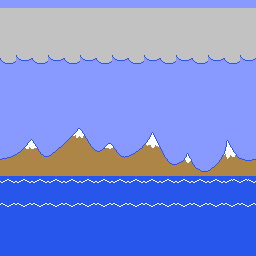

Tiled map render using the project's own tile images. Description and the whole map definition, tile-layer contents included, below:
An orthogonal 32x32 tile map with 8x8 px tiles, 1 tile layer (Tile Layer 1).

<map version="1.0" orientation="orthogonal" renderorder="right-down" width="32" height="32" tilewidth="8" tileheight="8" nextobjectid="1">
 <tileset firstgid="1" name="level1" tilewidth="8" tileheight="8" tilecount="1024" columns="32">
  <image source="level1.bmp" width="256" height="256" />
 </tileset>
 <layer name="Tile Layer 1" width="32" height="32">
  <data encoding="csv">
1024,1024,1024,1024,1024,1024,1024,1024,1024,1024,1024,1024,1024,1024,1024,1024,1024,1024,1024,1024,1024,1024,1024,1024,1024,1024,1024,1024,1024,1024,1024,1024,
653,654,653,654,653,654,653,654,653,654,653,654,653,654,653,654,653,654,653,654,653,654,653,654,653,654,653,654,653,654,653,654,
653,654,653,654,653,654,653,654,653,654,653,654,653,654,653,654,653,654,653,654,653,654,653,654,653,654,653,654,653,654,653,654,
653,654,653,654,653,654,653,654,653,654,653,654,653,654,653,654,653,654,653,654,653,654,653,654,653,654,653,654,653,654,653,654,
653,654,653,654,653,654,653,654,653,654,653,654,653,654,653,654,653,654,653,654,653,654,653,654,653,654,653,654,653,654,653,654,
654,654,653,654,653,654,653,654,653,654,653,654,653,654,653,654,653,654,653,654,653,654,653,654,653,654,653,654,653,654,653,654,
653,654,657,658,653,654,657,658,653,654,657,658,653,654,657,658,653,654,657,658,653,654,657,658,653,654,657,658,653,654,657,658,
685,686,689,690,685,686,689,690,685,686,689,690,685,686,689,690,685,686,689,690,685,686,689,690,685,686,689,690,685,686,689,690,
1024,1024,1024,1024,1024,1024,1024,1024,1024,1024,1024,1024,1024,1024,1024,1024,1024,1024,1024,1024,1024,1024,1024,1024,1024,1024,1024,1024,1024,1024,1024,1024,
1024,1024,1024,1024,1024,1024,1024,1024,1024,1024,1024,1024,1024,1024,1024,1024,1024,1024,1024,1024,1024,1024,1024,1024,1024,1024,1024,1024,1024,1024,1024,1024,
1024,1024,1024,1024,1024,1024,1024,1024,1024,1024,1024,1024,1024,1024,1024,1024,1024,1024,1024,1024,1024,1024,1024,1024,1024,1024,1024,1024,1024,1024,1024,1024,
1024,1024,1024,1024,1024,1024,1024,1024,1024,1024,1024,1024,1024,1024,1024,1024,1024,1024,1024,1024,1024,1024,1024,1024,1024,1024,1024,1024,1024,1024,1024,1024,
1024,1024,1024,1024,1024,1024,1024,1024,1024,1024,1024,1024,1024,1024,1024,1024,1024,1024,1024,1024,1024,1024,1024,1024,1024,1024,1024,1024,1024,1024,1024,1024,
1024,1024,1024,1024,1024,1024,1024,1024,1024,1024,1024,1024,1024,1024,1024,1024,1024,1024,1024,1024,1024,1024,1024,1024,1024,1024,1024,1024,1024,1024,1024,1024,
1024,1024,1024,1024,1024,1024,1024,1024,1024,1024,1024,1024,1024,1024,1024,1024,1024,1024,1024,1024,1024,1024,1024,1024,1024,1024,1024,1024,1024,1024,1024,1024,
1024,1024,1024,1024,1024,1024,1024,1024,1024,1024,1024,1024,1024,1024,1024,1024,1024,1024,1024,1024,1024,1024,1024,1024,1024,1024,1024,1024,1024,1024,1024,1024,
705,706,707,708,709,710,711,712,713,714,715,716,717,718,719,720,721,722,723,724,725,726,727,728,729,730,731,732,733,734,735,736,
737,738,739,740,741,742,743,744,745,746,747,748,749,750,751,752,753,754,755,756,757,758,759,760,761,762,763,764,765,766,767,768,
769,770,771,772,773,774,775,776,777,778,779,780,781,782,783,784,785,786,787,788,789,790,791,792,793,794,795,796,797,798,799,800,
801,802,803,804,805,806,807,808,809,810,811,812,813,814,815,816,817,818,819,820,821,822,823,824,825,826,827,828,829,830,831,832,
833,834,835,836,837,838,839,840,841,842,843,844,845,846,847,848,849,850,851,852,853,854,855,856,857,858,859,860,861,862,863,864,
865,866,867,868,869,870,871,872,873,874,875,876,877,878,879,880,881,882,883,884,885,886,887,888,889,890,891,892,893,894,895,896,
897,898,897,898,897,898,897,898,897,898,897,898,897,898,897,898,897,898,897,898,897,898,897,898,897,898,897,898,897,899,900,898,
929,930,929,930,929,930,929,930,929,930,929,930,929,930,929,930,929,930,929,930,929,930,929,930,929,930,929,930,929,931,932,930,
929,930,929,930,929,930,929,930,929,930,929,930,929,930,929,930,929,930,929,930,929,930,929,930,929,930,929,930,929,930,929,930,
899,900,899,900,899,900,899,900,899,900,899,900,899,900,899,900,899,900,899,900,899,900,899,900,899,900,899,900,899,900,899,900,
931,932,931,932,931,932,931,932,931,932,931,932,931,932,931,932,931,932,931,932,931,932,931,932,931,932,931,932,931,932,931,932,
929,930,929,930,929,930,929,930,929,930,929,930,929,930,929,930,929,930,929,930,929,930,929,930,929,930,929,930,929,930,929,930,
929,930,929,930,929,930,929,930,929,930,929,930,929,930,929,930,929,930,929,930,929,930,929,930,929,930,929,930,929,930,929,930,
929,930,929,930,929,930,929,930,929,930,929,930,929,930,929,930,929,930,929,930,929,930,929,930,929,930,929,930,929,930,929,930,
929,930,929,930,929,930,929,930,929,930,929,930,929,930,929,930,929,930,929,930,929,930,929,930,929,930,929,930,929,930,929,930,
929,930,929,930,929,930,929,930,929,930,929,930,929,930,929,930,929,930,929,930,929,930,929,930,929,930,929,930,929,930,929,930
</data>
 </layer>
</map>
